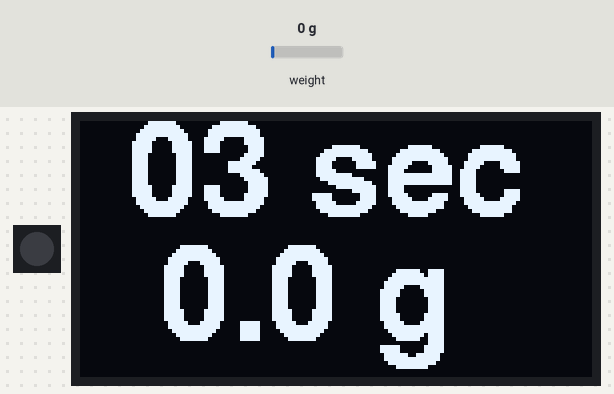
Recording of a sketch running on a simulated Arduino Uno, built with avr-gcc and run on an emulated ATmega328P. On the bench: 1 RGB LEDs in strip order, left to right, 128×64 one-colour display. The inputs (shaded band) are chosen by the test bench; at power-on: weight on the scale 0 g.

Above: at 3.2 s.
3.3 s: weight on the scale set to 100 g
At 4.6 s:
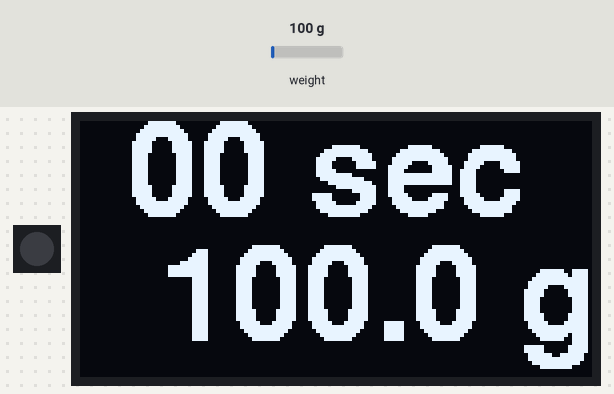
6.3 s: weight on the scale set to 1250 g
At 8.0 s:
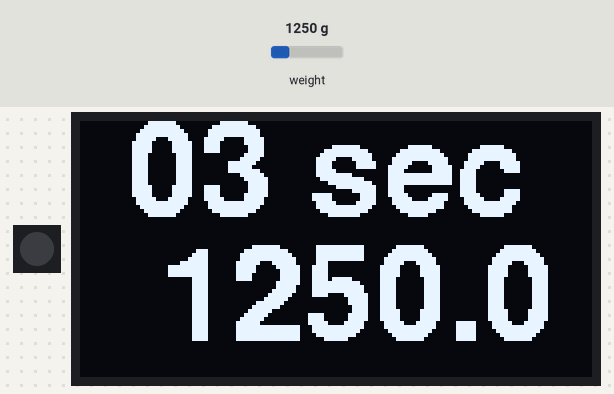
8.6 s: weight on the scale set to 2500 g
At 9.7 s:
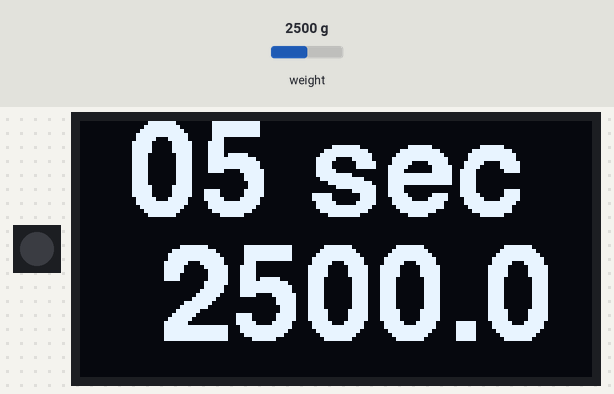
Timing chart, 0 to 11.6 s (numbered marks = the images above; inputs shaded):
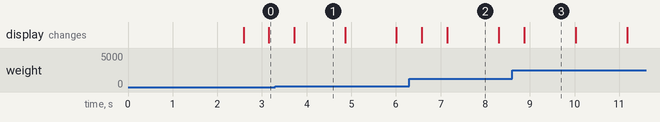

The sketch:

espresso_scale.ino
```cpp
#include "HX711.h"
#include "U8g2lib.h"
#include <Adafruit_DotStar.h>

Adafruit_DotStar dot = Adafruit_DotStar(1, 7, 8, DOTSTAR_BRG);

#define SCALE_CALIBRATION 776

#define LOADCELL_DOUT_PIN 3
#define LOADCELL_SCK_PIN 4


unsigned long timerStart = 0;
bool preTime = true;

HX711 scale;
U8G2_SH1106_128X64_NONAME_F_HW_I2C display(U8G2_R0, U8X8_PIN_NONE);

void setup() {
  dot.begin();
  dot.clear();
  dot.show();

  display.begin();
  display.enableUTF8Print();

  scale.begin(LOADCELL_DOUT_PIN, LOADCELL_SCK_PIN);
  scale.set_scale(SCALE_CALIBRATION);
  scale.tare(20);

}

void loop() {
    float weight = (scale.get_units(5));
    if ((weight>-0.2) and (weight<0.2)) weight=0;
    else {
      if (preTime) {
        preTime = false;
        timerStart = millis();
      }
    }
    unsigned short timer = (millis() - timerStart)/1000;

    display.setFont(u8g2_font_helvB24_tf);
    display.setFontDirection(0);
    display.clearBuffer();

    if (timer<60){
      display.setCursor(12, 24);
      if (timer<10) display.print('0');
      display.print(timer);
      display.print(" sec");
    }
    else{
      display.setCursor(24, 24);
      if (timer<600) display.print('0');
      display.print(timer/60);
      display.print(":");
      if (timer%60<10) display.print('0');
      display.print(timer%60);
    }
    display.setCursor(20, 55);
    display.print(weight, 1);
    display.print(" g");

    display.sendBuffer();
}
```

Measured:
- what the display in image 1 shows lasts 1.2 s, from 3.7 s to 4.9 s
- what the display in image 3 shows lasts 1.1 s, from 8.9 s to 10.0 s
